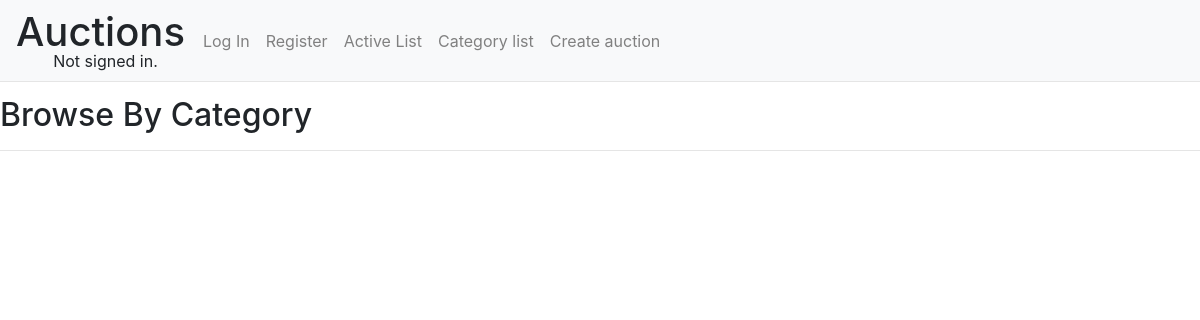
Before: /category_list with the older database file.
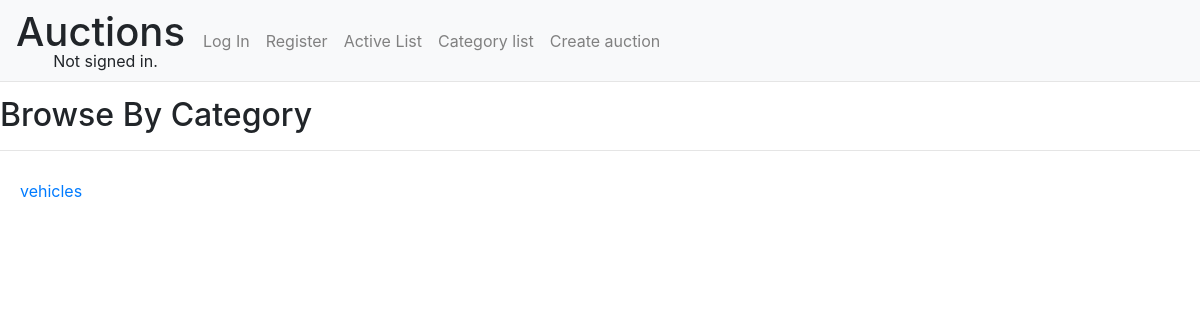
After: the same page with the newer database file.
### auctions/models.py (models this page shows, shortened)
class Category(models.Model):
    name = models.CharField(max_length=32)
    def __str__(self):
        return f"{self.name}"

### auctions/views.py (the view)
# urls.py: path("category_list", views.category_list, name="category_list"),
def category_list(request):
    params = {}
    params["categories"] = Category.objects.all()
    return render(request ,"auctions/category_list.html", params)

### auctions/templates/auctions/category_list.html (shortened to what this page needs)
{% extends "auctions/layout.html" %}
{% block body %}
    <h2>Browse By Category</h2>
    <hr>
    <ul class="list-group-flush p-0">
        {% for category_elem in categories %}
            <li class="list-group-item">
                <a href="{% url 'category' category_elem.id %}">{{ category_elem }}</a>
            </li>
        {% endfor %}
    </ul>
{% endblock %}

Changed rows visible on the page:
added Category: name "vehicles"
